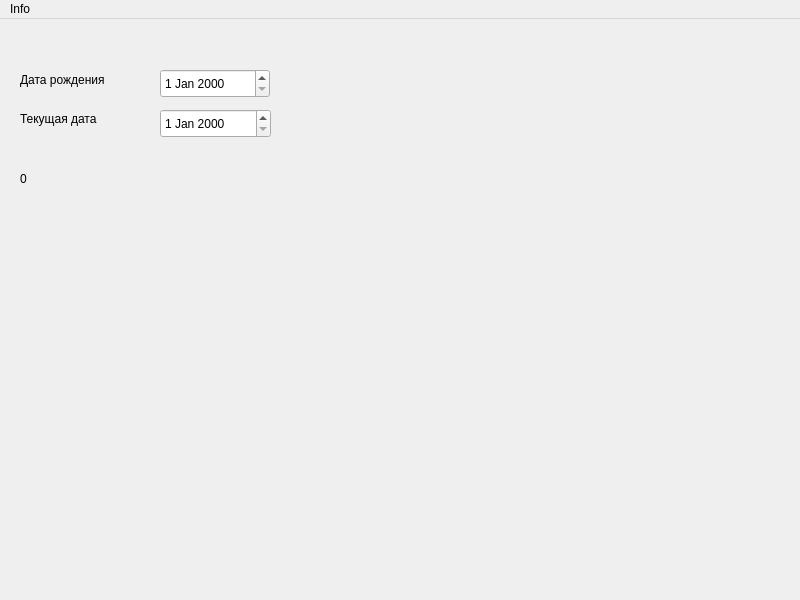
<?xml version="1.0" encoding="UTF-8"?>
<ui version="4.0">
 <class>MainWindow</class>
 <widget class="QMainWindow" name="MainWindow">
  <property name="geometry">
   <rect>
    <x>0</x>
    <y>0</y>
    <width>800</width>
    <height>600</height>
   </rect>
  </property>
  <property name="windowTitle">
   <string>MainWindow</string>
  </property>
  <widget class="QWidget" name="centralwidget">
   <widget class="QLabel" name="days">
    <property name="geometry">
     <rect>
      <x>20</x>
      <y>150</y>
      <width>431</width>
      <height>20</height>
     </rect>
    </property>
    <property name="text">
     <string>0</string>
    </property>
   </widget>
   <widget class="QDateEdit" name="birthday_date">
    <property name="geometry">
     <rect>
      <x>160</x>
      <y>50</y>
      <width>110</width>
      <height>29</height>
     </rect>
    </property>
   </widget>
   <widget class="QDateEdit" name="current_date">
    <property name="geometry">
     <rect>
      <x>160</x>
      <y>90</y>
      <width>111</width>
      <height>29</height>
     </rect>
    </property>
   </widget>
   <widget class="QLabel" name="result_label">
    <property name="geometry">
     <rect>
      <x>320</x>
      <y>50</y>
      <width>311</width>
      <height>91</height>
     </rect>
    </property>
    <property name="text">
     <string/>
    </property>
   </widget>
   <widget class="QLabel" name="label">
    <property name="geometry">
     <rect>
      <x>20</x>
      <y>50</y>
      <width>131</width>
      <height>21</height>
     </rect>
    </property>
    <property name="text">
     <string>Дата рождения</string>
    </property>
   </widget>
   <widget class="QLabel" name="label_2">
    <property name="geometry">
     <rect>
      <x>20</x>
      <y>90</y>
      <width>131</width>
      <height>20</height>
     </rect>
    </property>
    <property name="text">
     <string>Текущая дата</string>
    </property>
   </widget>
  </widget>
  <widget class="QMenuBar" name="menubar">
   <property name="geometry">
    <rect>
     <x>0</x>
     <y>0</y>
     <width>800</width>
     <height>25</height>
    </rect>
   </property>
   <widget class="QMenu" name="menuInfo">
    <property name="title">
     <string>Info</string>
    </property>
    <addaction name="actionAbout"/>
   </widget>
   <addaction name="menuInfo"/>
  </widget>
  <action name="actionAbout">
   <property name="checkable">
    <bool>true</bool>
   </property>
   <property name="text">
    <string>About</string>
   </property>
  </action>
  <action name="actionLoad">
   <property name="checkable">
    <bool>true</bool>
   </property>
   <property name="text">
    <string>Load</string>
   </property>
  </action>
  <action name="actionSave">
   <property name="checkable">
    <bool>true</bool>
   </property>
   <property name="text">
    <string>Save</string>
   </property>
  </action>
 </widget>
 <resources/>
 <connections/>
</ui>
